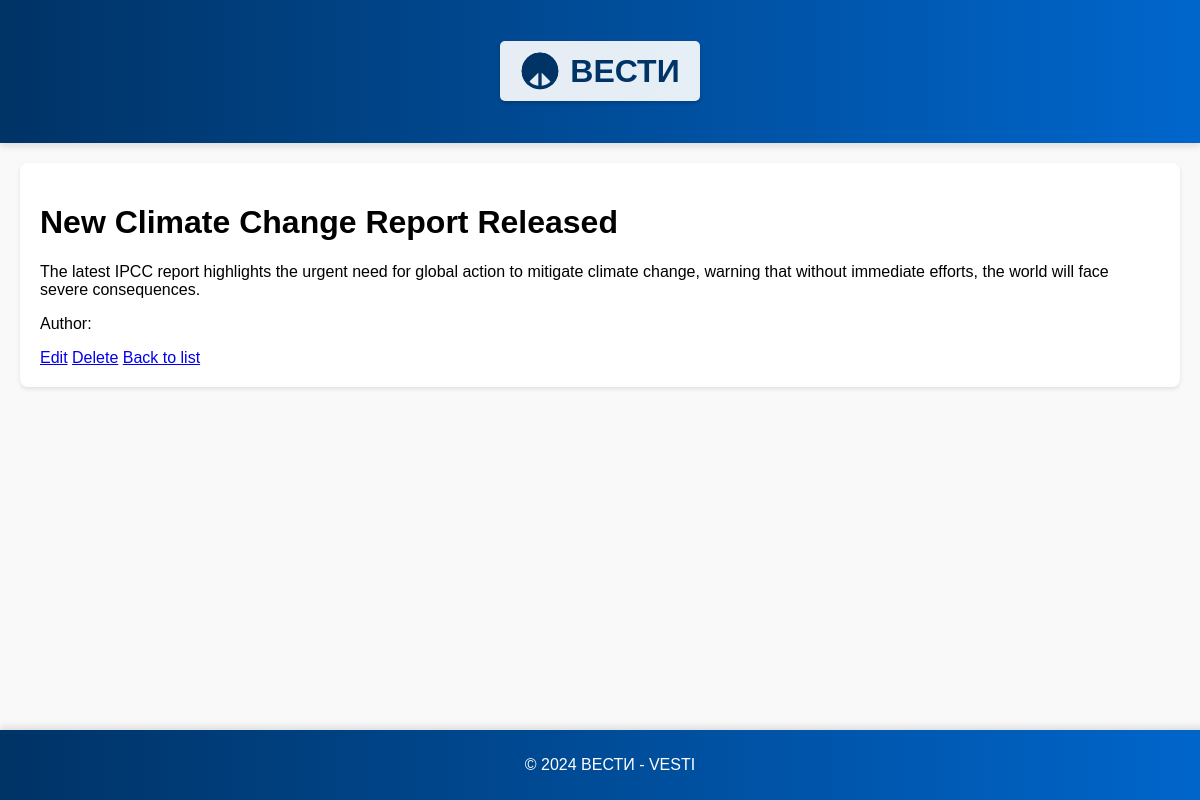
/news/6/, run on the app's committed database.
### simpleapp/models.py (models this page shows, shortened)
class Post(models.Model):
    ARTICLE = 'AR'
    NEWS = 'NW'
    POST_TYPES = [
        (ARTICLE, 'Статья'),
        (NEWS, 'Новость'),
    ]
    author = models.ForeignKey(Author, on_delete=models.CASCADE)
    type = models.CharField(max_length=2, choices=POST_TYPES, default=ARTICLE)
    created_at = models.DateTimeField(auto_now_add=True)
    categories = models.ManyToManyField(Category, through='PostCategory')
    title = models.CharField(max_length=255)
    content = models.TextField()
    rating = models.IntegerField(default=0)

### simpleapp/views.py (the view)
# urls.py: path('news/<int:pk>/', NewsDetailView.as_view(), name='news_detail'),
class NewsDetailView(DetailView):
    model = Post
    template_name = 'news_detail.html'
    context_object_name = 'post'

### simpleapp/templates/news_detail.html
{% extends 'default.html' %}
{% block content %}
  <h1>{{ post.title }}</h1>
  <p>{{ post.content }}</p>
  <p>Author: {{ post.author.username }}</p>
  <a href="{% url 'news_edit' post.pk %}">Edit</a>
  <a href="{% url 'news_delete' post.pk %}">Delete</a>
  <a href="{% url 'news_list' %}">Back to list</a>
{% endblock %}

### simpleapp/templates/default.html (style rules this page uses)
body { font-family: Arial, sans-serif; background-color: #f9f9f9; margin: 0; padding: 0; }

### data on the page
Post: title "New Climate Change Report Released", content "The latest IPCC report highlights the urgent need for global action to mitigate climate change, warning that without immediate efforts, the world will face severe consequences."
